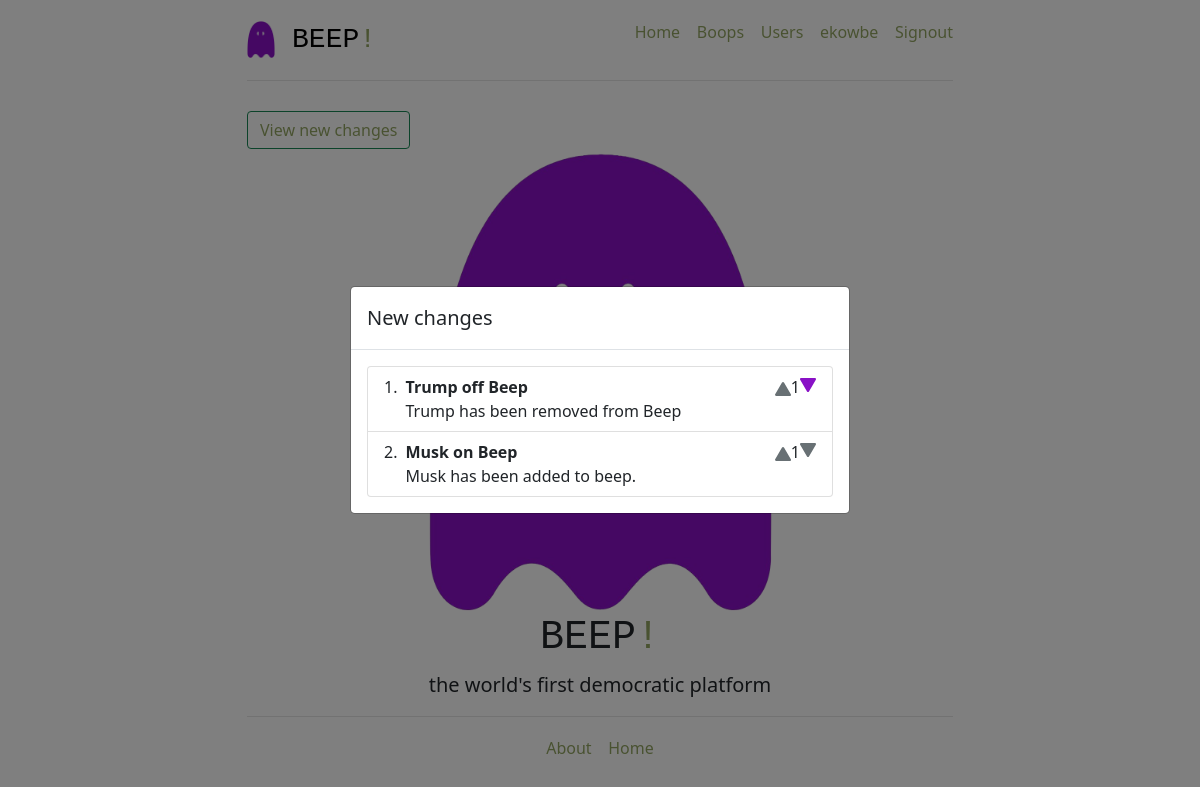
The app's page /modal (signed in) with its own data.
### project/models.py (models this page shows)
class Change(db.Model):
    __tablename__ = 'changes'
    id = db.Column(db.Integer, primary_key=True)
    title = db.Column(db.String, unique=True, nullable=False)
    description = db.Column(db.String, unique=True, nullable=False)
    date_created = db.Column(db.DateTime, nullable=True)
    user_id = db.Column(db.Integer, db.ForeignKey('users.id', ondelete="CASCADE"), nullable=False)
    poster = db.relationship('User', back_populates='changes', passive_deletes=True)
    upvotes = db.relationship('Upvote', back_populates='change')
    downvotes = db.relationship('Downvote', back_populates='change')

### project/tweets/views.py (the view)
@tweets_blueprint.route('/modal')
@login_required
def modal():
    changes = db.session.query(Change).all()
    print(changes)
    return render_template('changelogmodal.html',
                            changes=changes,
                            current_user_id = session['user_id'])

### project/tweets/views.py (called while the page is built)
def login_required(test):
    @wraps(test)
    def wrap(*args, **kwargs):
        if 'logged_in' in session:
            return test(*args, **kwargs)
        else:
            flash('You need to login first')
            return (redirect(url_for('users.login')))
    return wrap

### project/templates/changelogmodal.html (shortened to what this page needs)
{% extends 'index.html' %}
{% block modal %}
<div class="modal fade" tabindex="-1" id="changelogmodal">
    <div class="modal-dialog modal-dialog-centered">
        <div class="modal-content">
            <div class="modal-header">
                <h5 class="modal-title">New changes</h5>
            </div>
            <div class="modal-body">
                <ol class="list-group list-group-numbered">
                    {% for change in changes %}
                    <li class="list-group-item d-flex justify-content-between align-items-start">
                        <div class="ms-2 me-auto">
                            <div class="fw-bold">{{ change.title }}</div>
                            {{ change.description }}
                        </div>
                        {% if current_user_id in change.upvotes|map(attribute="user_id")|list %}
                        <span class="vote on" id="upvote-button-{{change.id}}" onclick="upvote({{change.id}})">
                        {% else %}
                        <span class="vote" id="upvote-button-{{change.id}}" onclick="upvote({{change.id}})">
                        {% endif %}
                            <svg xmlns="http://www.w3.org/2000/svg" width="16" height="16" fill="currentColor"
                                class="bi bi-triangle-fill" viewBox="0 0 16 16">
                                <path fill-rule="evenodd"
                                    d="M7.022 1.566a1.13 1.13 0 0 1 1.96 0l6.857 11.667c.457.778-.092 1.767-.98 1.767H1.144c-.889 0-1.437-.99-.98-1.767L7.022 1.566z" />
                            </svg>
                        </span>
                        <span id="votes-sum-{{change.id}}">{{ change.upvotes|length - change.downvotes|length }}</span>
                        {% if current_user_id in change.downvotes|map(attribute="user_id")|list %}
                        <span class="vote on downvote" id="downvote-button-{{change.id}}" onclick="downvote({{change.id}})">
                        {% else %}
                        <span class="vote downvote" id="downvote-button-{{change.id}}" onclick="downvote({{change.id}})">
                        {% endif %}
                            <svg xmlns="http://www.w3.org/2000/svg" width="16" height="16" fill="currentColor"
                                class="bi bi-triangle-fill" viewBox="0 0 16 16">
                                <path fill-rule="evenodd"
                                    d="M7.022 1.566a1.13 1.13 0 0 1 1.96 0l6.857 11.667c.457.778-.092 1.767-.98 1.767H1.144c-.889 0-1.437-.99-.98-1.767L7.022 1.566z" />
                            </svg>
                        </span>
                    </li>
                    {% endfor %}
                </ol>
            </div>
        </div>
    </div>
</div>
{% endblock %}

### project/static/css/main.css (style rules this page uses)
.vote { display: inline-block; cursor: pointer; color: #687074 }
.vote.on { color: #8911c6 }
.downvote { transform: rotate(180deg); }

### project/static/css/jumbotron-narrow.css (style rules this page uses)
body { padding-top: 20px; padding-bottom: 20px; }

### records on screen
Change: title "Trump off Beep", description "Trump has been removed from Beep", upvotes|length "1"
Change: title "Musk on Beep", description "Musk has been added to beep.", upvotes|length "1"

### other values on screen
{{ session.name }} "ekowbe"
